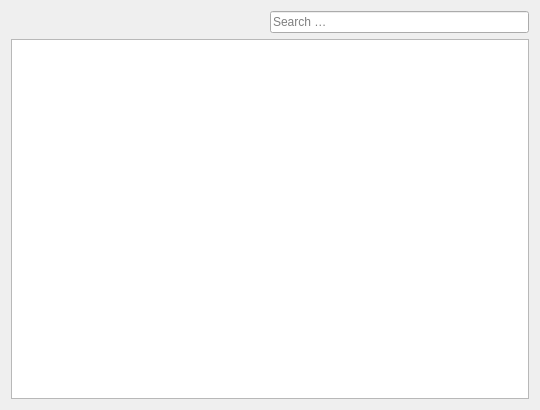
<?xml version="1.0" encoding="UTF-8"?>
<ui version="4.0">
 <class>QuestionsWidget</class>
 <widget class="QWidget" name="QuestionsWidget">
  <property name="geometry">
   <rect>
    <x>0</x>
    <y>0</y>
    <width>540</width>
    <height>410</height>
   </rect>
  </property>
  <property name="windowTitle">
   <string>Form</string>
  </property>
  <layout class="QHBoxLayout" name="horizontalLayout_3">
   <item>
    <layout class="QVBoxLayout" name="verticalLayout">
     <item>
      <layout class="QHBoxLayout" name="SearchLayout" stretch="0,0,0">
       <item>
        <layout class="QHBoxLayout" name="horizontalLayout"/>
       </item>
       <item>
        <spacer name="horizontalSpacer">
         <property name="orientation">
          <enum>Qt::Horizontal</enum>
         </property>
         <property name="sizeHint" stdset="0">
          <size>
           <width>40</width>
           <height>20</height>
          </size>
         </property>
        </spacer>
       </item>
       <item>
        <widget class="QLineEdit" name="SearchEdit">
         <property name="placeholderText">
          <string>Search …</string>
         </property>
        </widget>
       </item>
      </layout>
     </item>
     <item>
      <widget class="QTableView" name="tableView"/>
     </item>
    </layout>
   </item>
  </layout>
 </widget>
 <resources>
  <include location="../resources/icons.qrc"/>
  <include location="../resources/locale.qrc"/>
 </resources>
 <connections/>
</ui>
